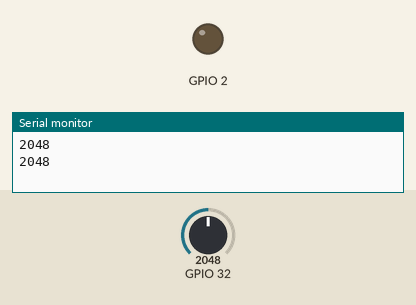
Recording of a sketch running on a simulated ESP32. Shown: output pins drawn as LEDs (lit = HIGH), the last lines printed to the serial monitor. The test bench sets the inputs (shaded band); at power-on: GPIO 32 = 2048.

Above: at 1.8 s.
1.9 s: GPIO 32 set to 2960
3.4 s: GPIO 32 set to 3067
At 4.3 s:
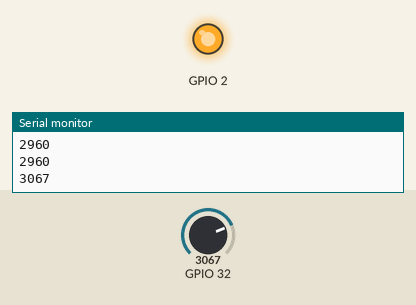
5.5 s: GPIO 32 set to 2866
At 7.0 s:
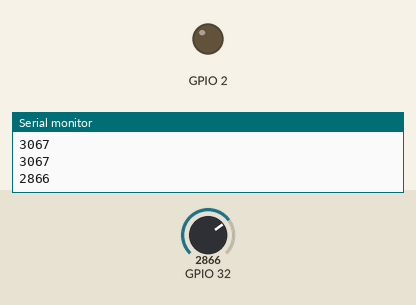
7.5 s: GPIO 32 set to 3040
At 8.5 s:
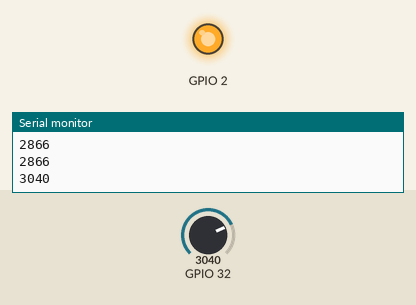
Timing chart, 0 to 10.5 s (numbered marks = the images above; inputs shaded):
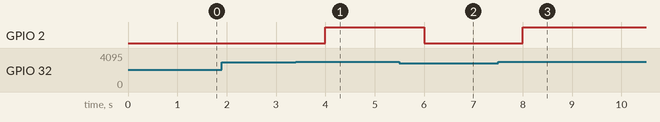

Measured:
- the behaviour switches between 3000 and 3001 on GPIO 32 (found by bisection; images 0 and 1)
- after the input at 3.4 s, GPIO 2: LOW → HIGH after 0.60 s
- after the input at 5.5 s, GPIO 2: HIGH → LOW after 0.50 s
- after the input at 7.5 s, GPIO 2: LOW → HIGH after 0.50 s

The sketch:

ADC_wi_mq6.ino
```cpp
//ADC using mq6 sensor wi display range and print data on serial monitor
void setup() {
  // put your setup code here, to run once:
Serial.begin(115200); //baud rate
pinMode(2,OUTPUT);
pinMode(32,INPUT);
}

void loop() {
  // put your main code here, to run repeatedly:
 int x = analogRead(32);
 if (x>3000) {
  digitalWrite(2, HIGH);
 }
 else {
 {digitalWrite(2, LOW);}
 }


Serial.println(x);
delay(1000);
}
```
